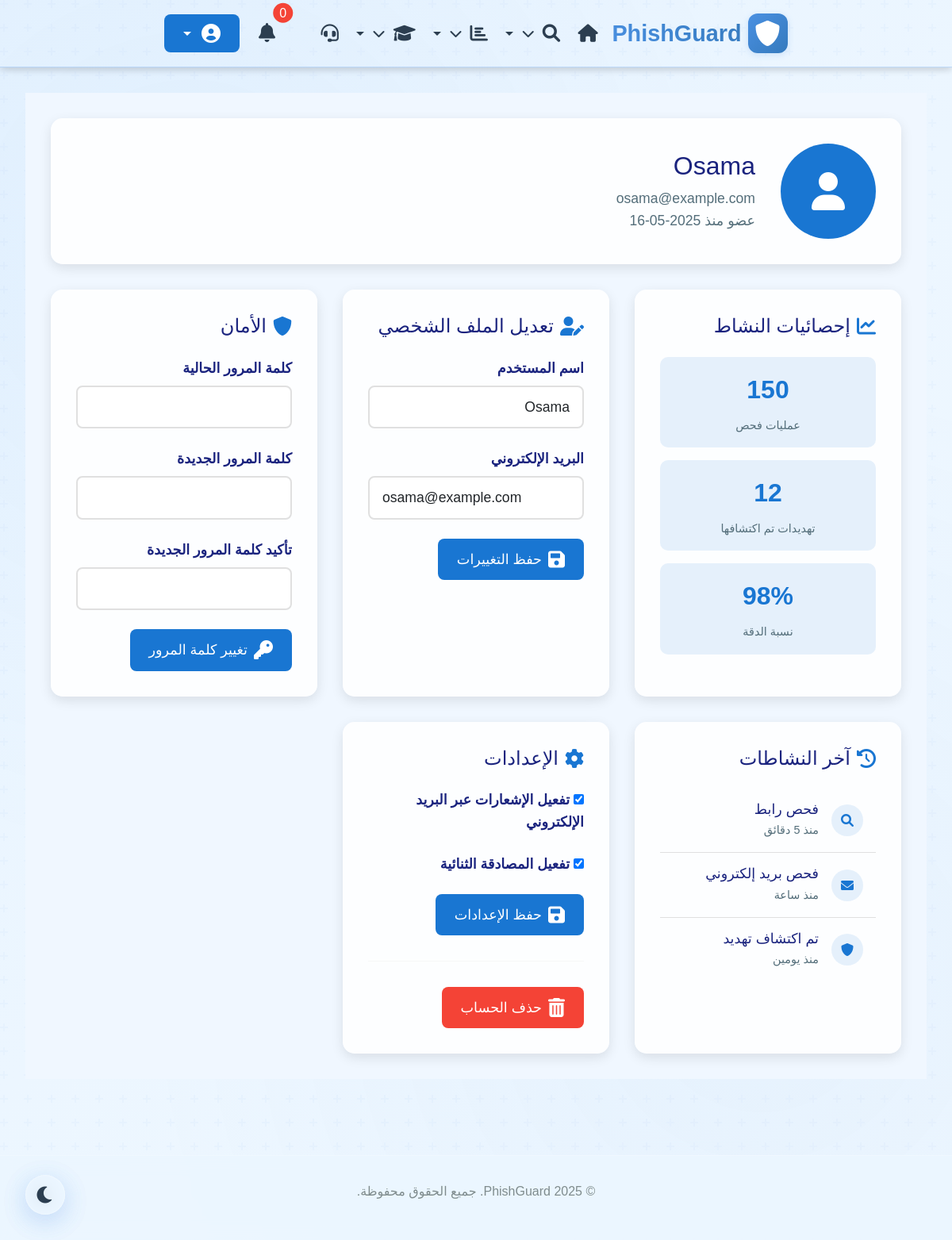
The app's page /profile (signed in), older data.
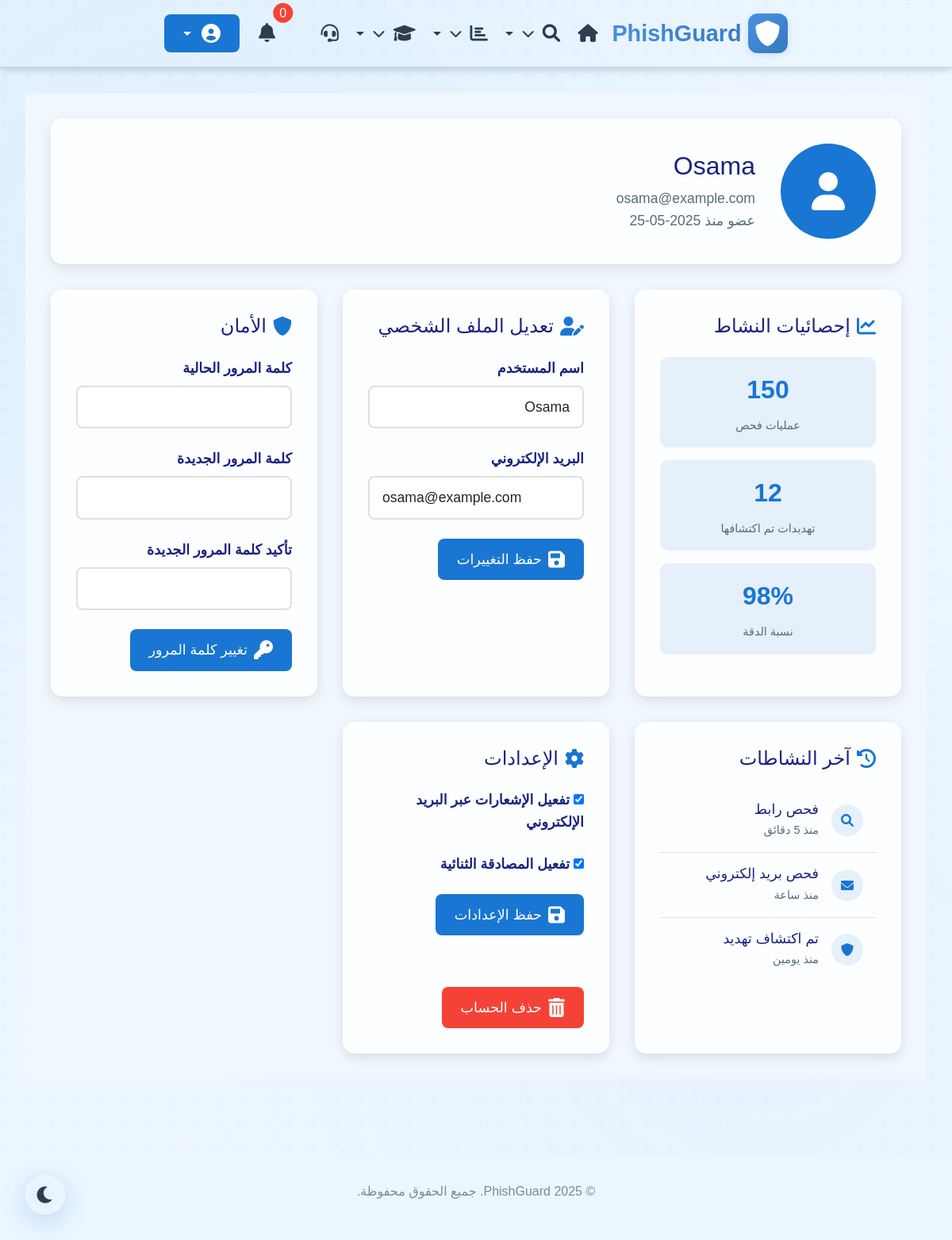
The same page, newer data.
### app.py (models this page shows, shortened)
class User(db.Model, UserMixin):
    id = db.Column(db.Integer, primary_key=True)
    username = db.Column(db.String(80), unique=True, nullable=False)
    email = db.Column(db.String(120), unique=True, nullable=False)
    password_hash = db.Column(db.String(128))
    created_at = db.Column(db.DateTime, default=datetime.utcnow)
    is_admin = db.Column(db.Boolean, default=False, nullable=False)

### app.py (the view)
@app.route('/profile')
@login_required
def profile():
    user = User.query.get(session['user_id'])
    return render_template('profile.html', user=user)

### app.py (called while the page is built)
@app.before_request
def check_models():
    global _models_checked
    if not _models_checked:
        if url_model is None:
            logger.error("URL model not loaded - URL scanning will not work!")
            flash("تحذير: نموذج فحص الروابط غير متوفر. بعض الوظائف قد لا تعمل.", "warning")
        _models_checked = True

def login_required(f):
    @wraps(f)
    def decorated_function(*args, **kwargs):
        if 'user_id' not in session:
            flash('يرجى تسجيل الدخول للوصول إلى هذه الصفحة', 'warning')
            return redirect(url_for('login', next=request.url))
        return f(*args, **kwargs)
    return decorated_function

@app.context_processor
def utility_processor():
    return {
        'User': User
    }

### templates/profile.html (shortened to what the changed rows need)
{% extends "base.html" %}
{% block content %}
<div class="profile-container">
    <div class="profile-header">
        <div class="profile-info">
            <h1>{{ user.username }}</h1>
            <p>{{ user.email }}</p>
            <p>عضو منذ {{ user.created_at.strftime('%Y-%m-%d') }}</p>
        </div>
    </div>
    <div class="profile-content">
        <div class="profile-card">
            <h2>
                <i class="fas fa-chart-line"></i>
                إحصائيات النشاط
            </h2>
        </div>
        <div class="profile-card">
            <h2>
                <i class="fas fa-user-edit"></i>
                تعديل الملف الشخصي
            </h2>
            <form method="POST" action="{{ url_for('profile') }}">
                <div class="form-group">
                    <label for="username">اسم المستخدم</label>
                    <input type="text" id="username" name="username" class="form-control" value="{{ user.username }}" required>
                </div>
                <div class="form-group">
                    <label for="email">البريد الإلكتروني</label>
                    <input type="email" id="email" name="email" class="form-control" value="{{ user.email }}" required>
                </div>
            </form>
        </div>
        <div class="profile-card">
            <h2>
                <i class="fas fa-shield-alt"></i>
                الأمان
            </h2>
        </div>
        <div class="profile-card">
            <h2>
                <i class="fas fa-history"></i>
                آخر النشاطات
            </h2>
        </div>
        <div class="profile-card">
            <h2>
                <i class="fas fa-cog"></i>
                الإعدادات
            </h2>
        </div>
    </div>
</div>
{% endblock %}

Row changes from the older to the newer data that the page shows:
changed User "Osama": created_at "2025-05-16" → "2025-05-25"
